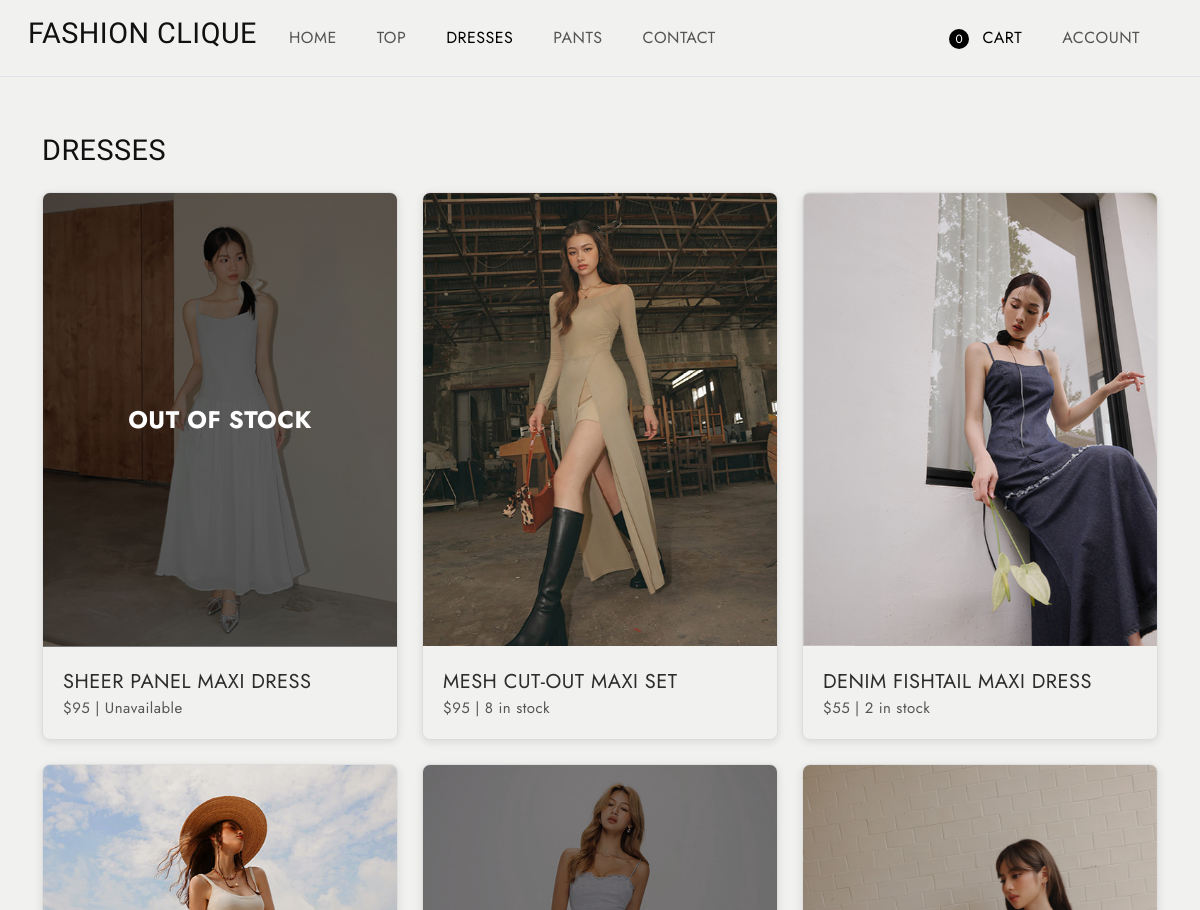
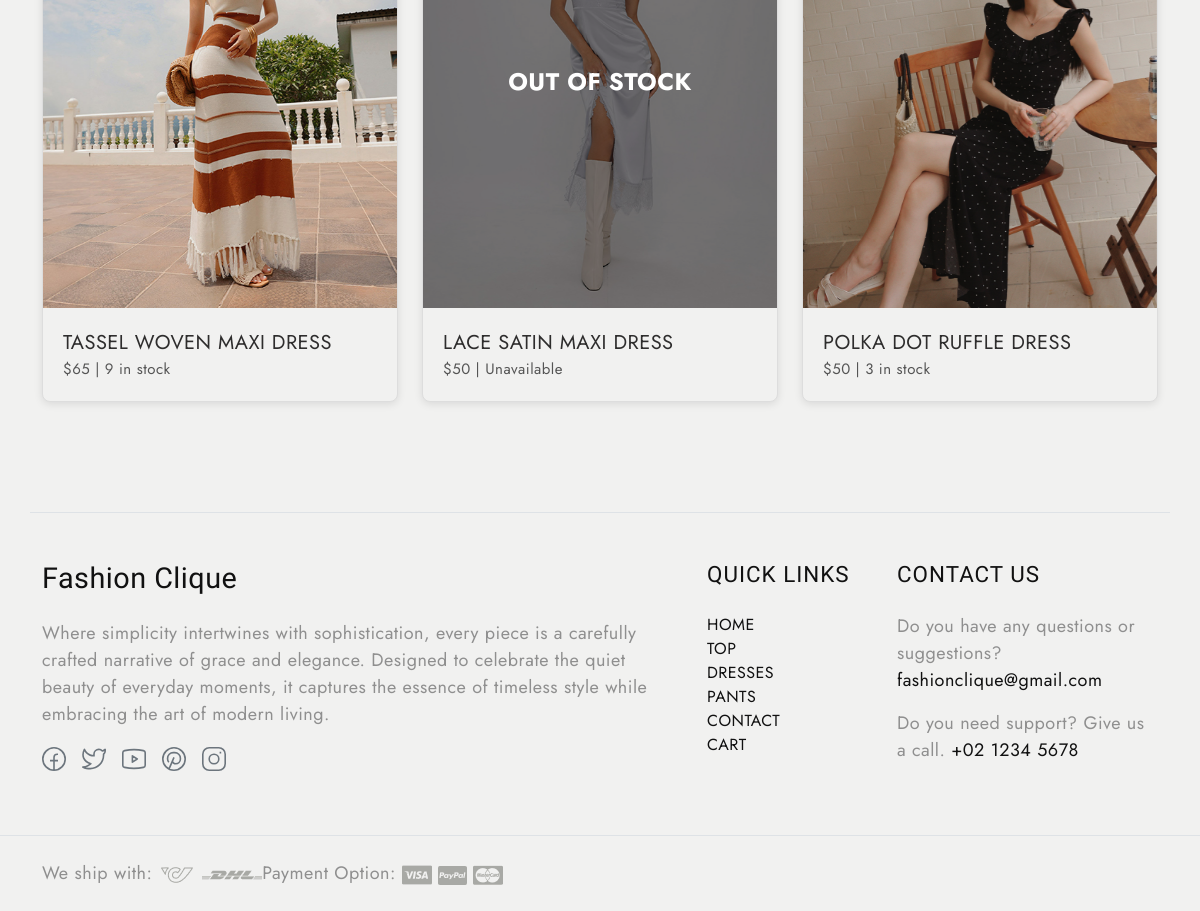
Screenshot of /dresses with the database file from the repository (2 pictures, top to bottom).
### tables this page shows
CREATE TABLE products (id INTEGER PRIMARY KEY AUTOINCREMENT, name TEXT NOT NULL, type TEXT NOT NULL, price INTEGER NOT NULL, img TEXT NOT NULL, stock INTEGER NOT NULL);

### app.py (the view)
@app.route('/dresses')
def dresses():
    products = get_products("dress")
    if 'cart' not in session:
        session['cart'] = []
    cart = session['cart']
    updated_products = []
    for product in products:
        product_id = product[0]  # Extract product ID from the tuple
        stock = product[5]  # Extract stock from the tuple
        for item in cart:
            if item['product_id'] == product_id:
                stock = max(stock - item['quantity'], 0)  # Reduce stock, ensuring it's non-negative
        updated_product = (
            product[0],  # ID
            product[1],  # Name
            product[2],  # Category
            product[3],  # Price
            product[4],  # Image
            stock        # Updated stock
        )
        updated_products.append(updated_product)
    return render_template('dresses.html', products=updated_products)

### app.py (called while the page is built)
def get_products(product_type):
    conn = sqlite3.connect(DB_PATH)
    c = conn.cursor()
    if product_type:
        c.execute("SELECT * FROM products WHERE type=?", (product_type,))
    products = c.fetchall()  # Fetch all rows
    conn.close()
    return products

### templates/dresses.html (shortened to what this page needs)
<!DOCTYPE html>
<html lang="en">
  <head>
    <link
      href="https://cdn.jsdelivr.net/npm/bootstrap@5.3.0-alpha3/dist/css/bootstrap.min.css"
      rel="stylesheet"
    />
    <link
      rel="stylesheet"
      type="text/css"
      href="{{ url_for('static', filename='css/vendor.css') }}"
    />
    <link
      rel="stylesheet"
      href="https://cdn.jsdelivr.net/npm/swiper@9/swiper-bundle.min.css"
    />
    <link
      rel="stylesheet"
      type="text/css"
      href="{{ url_for('static', filename='css/style.css') }}"
    />
  </head>
  <body class="homepage">
    <nav
      class="navbar navbar-expand-lg bg-light text-uppercase fs-6 p-3 border-bottom align-items-center"
    >
      <div class="container-fluid">
        <div class="row justify-content-between align-items-center w-100">
          <div class="col-auto d-flex align-items-center gap-4">
            <h4>FASHION CLIQUE</h4>
            <ul class="navbar-nav d-flex flex-row gap-4 mb-0">
              <li class="nav-item">
                <a class="nav-link" href="/index">Home</a>
              </li>
              <li class="nav-item">
                <a class="nav-link" href="/top">Top</a>
              </li>
              <li class="nav-item">
                <a class="nav-link active" href="/dresses">Dresses</a>
              </li>
              <li class="nav-item">
                <a class="nav-link" href="/pants">Pants</a>
              </li>
              <li class="nav-item">
                <a class="nav-link" href="/contact">Contact</a>
              </li>
            </ul>
          </div>
          <div class="col-auto">
            <ul class="navbar-nav d-flex flex-row gap-4">
              <li class="nav-item">
                <a class="nav-link active" href="/cart">
                  <span id="cartCount" class="cart-circle">0</span> Cart
                </a>
              </li>
              <li class="nav-item">
                <a id="accountLink" class="nav-link" href="#">Account</a>
              </li>
            </ul>
          </div>
        </div>
      </div>
    </nav>
    <section
      id="best-sellers"
      class="best-sellers py-2 position-relative bg-light"
    >
      <div class="container">
        <div
          class="d-flex flex-wrap justify-content-between align-items-center mt-5 mb-3 bg-light"
        >
          <h4 class="text-uppercase">Dresses</h4>
        </div>
        <div class="row g-4 bg-light">
          {% for product in products %}
          <div class="col-md-4">
            <div class="product-item image-zoom-effect link-effect bg-light">
              <div class="image-holder">
                <div
                  class="image-wrapper {% if product[5] == 0 %}out-of-stock{% endif %}"
                >
                  <img
                    src="{{ url_for('static', filename=product[4]) }}"
                    alt="product"
                    class="product-image img-fluid"
                  />
                  {% if product[5] == 0 %}
                  <div class="overlay">
                    <span class="out-of-stock-text">Out of stock</span>
                  </div>
                  {% endif %}
                </div>
              </div>
              <div class="product-content">
                <div class="product-name">
                  <span>{{ product[1] }}</span>
                </div>
                <div class="product-info">
                  <span class="price">${{ product[3] }}</span>
                  <span>|</span>
                  <span class="stock">
                    {% if product[5] == 0 %} Unavailable {% else %} {{
                    product[5] }} in stock {% endif %}
                  </span>
                </div>
              </div>
            </div>
          </div>
          {% endfor %}
        </div>
      </div>
    </section>
    <footer id="footer" class="bg-light">
      <div class="container">
        <br /><br />
        <div class="row d-flex flex-wrap py-5 border-top">
          <div class="col-md-7 col-sm-6">
            <div class="footer-menu footer-menu-001">
              <div class="footer-intro mb-4">
                <h4>Fashion Clique</h4>
              </div>
              <p>
                Where simplicity intertwines with sophistication, every piece is
                a carefully crafted narrative of grace and elegance. Designed to
                celebrate the quiet beauty of everyday moments, it captures the
                essence of timeless style while embracing the art of modern
                living.
              </p>
              <div class="social-links">
                <ul class="list-unstyled d-flex flex-wrap gap-3">
                  <li>
                    <a href="https://www.facebook.com" class="text-secondary">
                      <svg width="24" height="24" viewBox="0 0 24 24">
                        <use xlink:href="#facebook"></use>
                      </svg>
                    </a>
                  </li>
                  <li>
                    <a href="https://www.twitter.com" class="text-secondary">
                      <svg width="24" height="24" viewBox="0 0 24 24">
                        <use xlink:href="#twitter"></use>
                      </svg>
                    </a>
                  </li>
                  <li>
                    <a href="https://www.youtube.com" class="text-secondary">
                      <svg width="24" height="24" viewBox="0 0 24 24">
                        <use xlink:href="#youtube"></use>
                      </svg>
                    </a>
                  </li>
                  <li>
                    <a href="https://www.pinterest.com" class="text-secondary">
                      <svg width="24" height="24" viewBox="0 0 24 24">
                        <use xlink:href="#pinterest"></use>
                      </svg>
                    </a>
                  </li>
                  <li>
                    <a href="https://www.instagram.com" class="text-secondary">
                      <svg width="24" height="24" viewBox="0 0 24 24">
                        <use xlink:href="#instagram"></use>
                      </svg>
                    </a>
                  </li>
                </ul>
              </div>
            </div>
          </div>
          <div class="col-md-2 col-sm-6">
            <div class="footer-menu footer-menu-002">
              <h5 class="widget-title text-uppercase mb-4">Quick Links</h5>
              <ul
                class="menu-list list-unstyled text-uppercase border-animation-left fs-6"
              >
                <li class="menu-item">
                  <a href="/index" class="item-anchor">Home</a>
                </li>
                <li class="menu-item">
                  <a href="/top" class="item-anchor">Top</a>
                </li>
                <li class="menu-item">
                  <a href="/dresses" class="item-anchor">Dresses</a>
                </li>
                <li class="menu-item">
                  <a href="/pants" class="item-anchor">Pants</a>
                </li>
                <li class="menu-item">
                  <a href="/contact" class="item-anchor">Contact</a>
                </li>
                <li class="menu-item">
                  <a href="/cart" class="item-anchor">Cart</a>
                </li>
              </ul>
            </div>
          </div>
          <div class="col-md-3 col-sm-6">
            <div class="footer-menu footer-menu-004 border-animation-left">
              <h5 class="widget-title text-uppercase mb-4">Contact Us</h5>
              <p>
                Do you have any questions or suggestions?
                <a href="mailto:fashionclique@gmail.com" class="item-anchor"
                  >fashionclique@gmail.com</a
                >
              </p>
              <p>
                Do you need support? Give us a call.
                <a href="tel:+02 1234 5678" class="item-anchor"
                  >+02 1234 5678</a
                >
              </p>
            </div>
          </div>
        </div>
      </div>
      <div class="border-top py-4">
        <div class="container">
          <div class="row">
            <div class="col-md-6 d-flex flex-wrap">
              <div class="shipping">
                <span>We ship with:</span>
                <img
                  src="{{ url_for('static', filename='images/arct-icon.png') }}"
                  alt="icon"
                />
                <img
                  src="{{ url_for('static', filename='images/dhl-logo.png') }}"
                  alt="icon"
                />
              </div>
              <div class="payment-option">
                <span>Payment Option:</span>
                <img
                  src="{{ url_for('static', filename='images/visa-card.png') }}"
                  alt="card"
                />
                <img
                  src="{{ url_for('static', filename='images/paypal-card.png') }}"
                  alt="card"
                />
                <img
                  src="{{ url_for('static', filename='images/master-card.png') }}"
                  alt="card"
                />
              </div>
            </div>
          </div>
        </div>
      </div>
    </footer>
  </body>
</html>

### static/css/style.css (style rules this page uses)
body { --heading-font: "Marcellus", Roboto, sans-serif; --heading-font-weight: 400; --heading-color: #111; --heading-line-height: 1.24; --swiper-theme-color: #8c907e; --bs-body-font-family: "Jost", Roboto, sans-serif; --bs-body-font-size: 18px; --bs-body-font-weight: 400; --bs-body-line-height: 1.5; --bs-body-color: #8f8f8f; --bs-body-color-rgb: 143, 143, 143; --bs-primary: #8c907e; --bs-secondary: #6c757d; --bs-black: #111; --bs-light: #f1f1f0; --bs-dark: #212529; --bs-gray: #9aa1a7; --bs-gray-dark: #51565b; --bs-primary-rgb: 140, 144, 126; --bs-secondary-rgb: 108, 117, 125; --bs-black-rgb: 17, 17, 17; --bs-light-rgb: 241, 241, 240; --bs-dark-rgb: 33, 37, 41; --bs-link-color: #111; --bs-link-color-rgb: 17, 17, 17; --bs-link-decoration: underline; --bs-link-hover-color: #111; --bs-link-hover-color-rgb: 17, 17, 17; }
body { letter-spacing: 0.03rem; }
h1, .h1, h2, .h2, h3, .h3, h4, .h4, h5, .h5, h6, .h6 { font-family: var(--heading-font); font-weight: var(--heading-font-weight); color: var(--heading-color); line-height: var(--heading-line-height); }
h5, h6 { letter-spacing: 1px; }
h4, .h4 { font-size: 1.8rem; }
h5, .h5 { font-size: 1.4rem; }
a { text-decoration: none; }
.container-fluid { max-width: 1800px; }
.image-zoom-effect { display: flex; flex-wrap: wrap; }
.image-zoom-effect .image-holder { width: 100%; height: auto; overflow: hidden; transform: scale(1); transition: transform 0.3s cubic-bezier(0.25, 0.46, 0.45, 0.94); }
.image-zoom-effect img { transform: scale(1); will-change: transform; transition: transform 0.3s cubic-bezier(0.25, 0.46, 0.45, 0.94); z-index: 0; }
.border-animation-left .item-anchor { position: relative; margin-bottom: 20px; }
.border-animation-left .item-anchor:after { content: ""; position: absolute; width: 0; height: 1px; left: 0; bottom: 0; z-index: 9; background: var(--bs-dark); transition: all 0.5s ease; }
.border-animation-left.light-border .item-anchor:after, .border-animation-left .item-anchor:after { background: var(--bs-dark); }
.product-item { position: relative; overflow: hidden; border: 1px solid #ddd; border-radius: 8px; box-shadow: 0 2px 8px rgba(0, 0, 0, 0.1); margin-bottom: 0px; background-color: #fff; display: flex; flex-direction: column; height: 100%; }
.product-image { width: 100%; height: 100%; object-fit: cover; transition: transform 0.3s ease-in-out, filter 0.3s ease; }
.product-content { padding: 20px; display: flex; flex-direction: column; }
.product-name { font-size: 20px; color: #2e2d2d; justify-content: space-between; align-items: center; }
.product-info { font-size: 15px; color: #555; justify-content: space-between; align-items: center; }
.product-info .price { text-align: left; flex: 1; }
.product-info .stock { text-align: right; flex: 1; }
.overlay { position: absolute; top: 0; left: 0; width: 100%; height: 100%; background: rgba(255, 255, 255, 0.7); z-index: 1; }
.image-holder { position: relative; }
.out-of-stock .overlay { position: absolute; top: 0; left: 0; width: 100%; height: 100%; background-color: rgba(0, 0, 0, 0.5); display: flex; justify-content: center; align-items: center; color: white; font-size: 1.5rem; font-weight: bold; text-transform: uppercase; }
.image-wrapper { position: relative; }
.cart-circle { display: inline-block; width: 20px; height: 20px; border-radius: 50%; background-color: black; color: white; text-align: center; font-size: 12px; line-height: 20px; margin-right: 8px; }

### rows the page displays
products: img (picture), stock "OUT OF STOCK", name "SHEER PANEL MAXI DRESS", price "95"
products: img (picture), name "MESH CUT-OUT MAXI SET", price "95", stock "8"
products: img (picture), name "DENIM FISHTAIL MAXI DRESS", price "55", stock "2"
products: img (picture), name "TASSEL WOVEN MAXI DRESS", price "65", stock "9"
products: img (picture), stock "OUT OF STOCK", name "LACE SATIN MAXI DRESS", price "50"
products: img (picture), name "POLKA DOT RUFFLE DRESS", price "50", stock "3"
